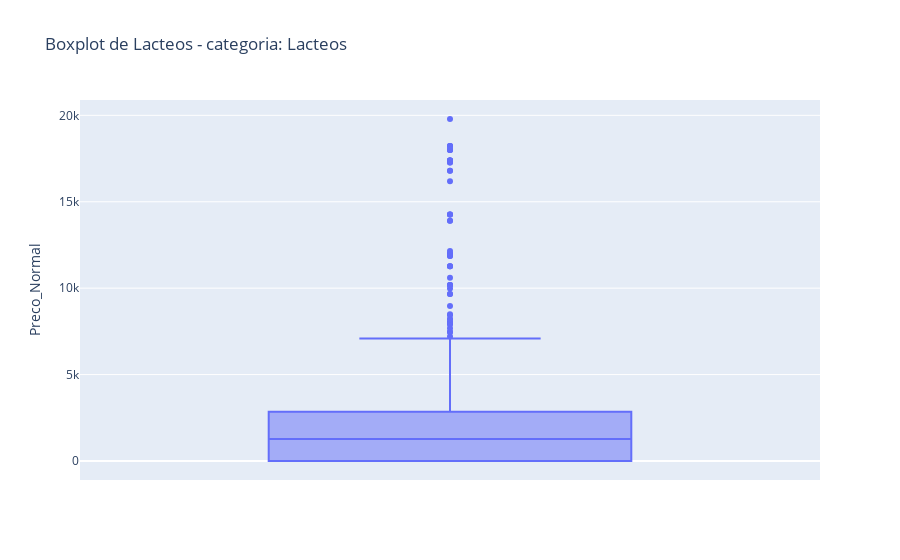

Here is the notebook cell this chart was saved with:
### Markdown cell above
Dica: Para trazer apenas os dados da categoria que você deseja você pode usar o df.loc[df['Categoria'] == 'CATEGORIA ESCOLHIDA'

### Code cell
#Seu código aqui
#boxplot da distribuição do Preco_Normal para a categoria que foi identificada que tem o maior desvio padrão
df_Lacteos = df.loc[df['Categoria'] == 'Lacteos']

# Criando o boxplot de Lacteos
fig = px.box(df, y = 'Preco_Normal', title = 'Boxplot de Lacteos - categoria: Lacteos')

# Exibindo o gráfico
fig.show()

### Figure 1 — Plotly figure (JSON) as saved in the notebook; plotly's stock layout.template omitted (floating-point values rounded to 4 significant figures; data arrays with more than 128 entries replaced by an {"elided": "..."} marker saying what was removed)
{"data": [{"alignmentgroup": "True", "hovertemplate": "Preco_Normal=%{y}<extra></extra>", "legendgroup": "", "marker": {"color": "#636efa"}, "name": "", "notched": false, "offsetgroup": "", "orientation": "v", "showlegend": false, "type": "box", "x0": " ", "xaxis": "x", "y": {"elided": "1107 int values"}, "y0": " ", "yaxis": "y"}], "layout": {"boxmode": "group", "legend": {"tracegroupgap": 0}, "title": {"text": "Boxplot de Lacteos - categoria: Lacteos"}, "xaxis": {"anchor": "y", "domain": [0, 1]}, "yaxis": {"anchor": "x", "domain": [0, 1], "title": {"text": "Preco_Normal"}}}}
